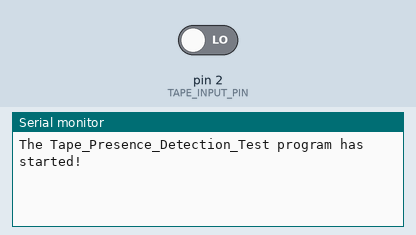
The sketch below on a simulated Arduino Uno, built with avr-gcc and run on an emulated ATmega328P. On the bench: the last lines printed to the serial monitor. The inputs (shaded band) are chosen by the test bench; at power-on: pin 2 (TAPE_INPUT_PIN) LOW.

Above: at 1.2 s.
1.3 s: pin 2 (TAPE_INPUT_PIN) driven HIGH
At 2.5 s:
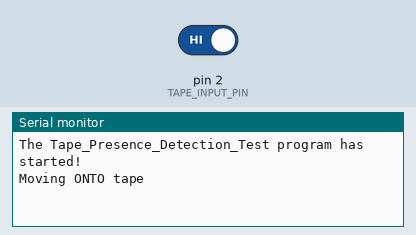
2.8 s: pin 2 (TAPE_INPUT_PIN) driven LOW
At 3.8 s:
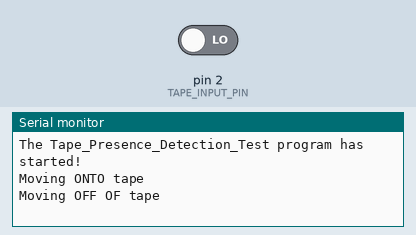

Measured:
- after the input at 1.3 s, the serial monitor: prints a new line at once (image 1)
- after the input at 2.8 s, the serial monitor: prints a new line at once (image 2)

The sketch:

Tape_Presence_Detection_Test_Basic.ino
```cpp
/**************************************************************
  File:      Tape_Presence_Detection_Test_Basic.ino
  Contents:  Detects whether the sensor is above a tape

  Notes:    Target: Arduino UNO R1 & R2
            Arduino IDE version: 0022

**************************************************************/

/*---------------- Includes ---------------------------------*/

boolean onTape = false;
boolean tapeFlag = false;
/*---------------- Module Defines ---------------------------*/
#define TAPE_INPUT_PIN 2

/*---------------- Module Function Prototypes ---------------*/
void rise_detected();
void fall_detected();
/*---------------- Arduino Main Functions -------------------*/
void setup() {
  Serial.begin(9600);
  Serial.println("The Tape_Presence_Detection_Test program has started!");
  pinMode(TAPE_INPUT_PIN, INPUT);
  attachInterrupt(0, rise_detected, RISING);
 // attachInterrupt(1, fall_detected, FALLING);
}

void loop() {
  if(tapeFlag){
    tapeFlag = false;
    if(onTape == true){
      Serial.println("Moving ONTO tape");
    }
    if(onTape == false){
      Serial.println("Moving OFF OF tape");
    }
  }

}

/*---------------- Module Functions -------------------------*/

void rise_detected() {
  tapeFlag = true;
  onTape = true;
  detachInterrupt(0);
  attachInterrupt(0, fall_detected, FALLING);

}
void fall_detected() {
  tapeFlag = true;
  onTape = false;
  detachInterrupt(0);
  attachInterrupt(0, rise_detected, RISING);

}
```
